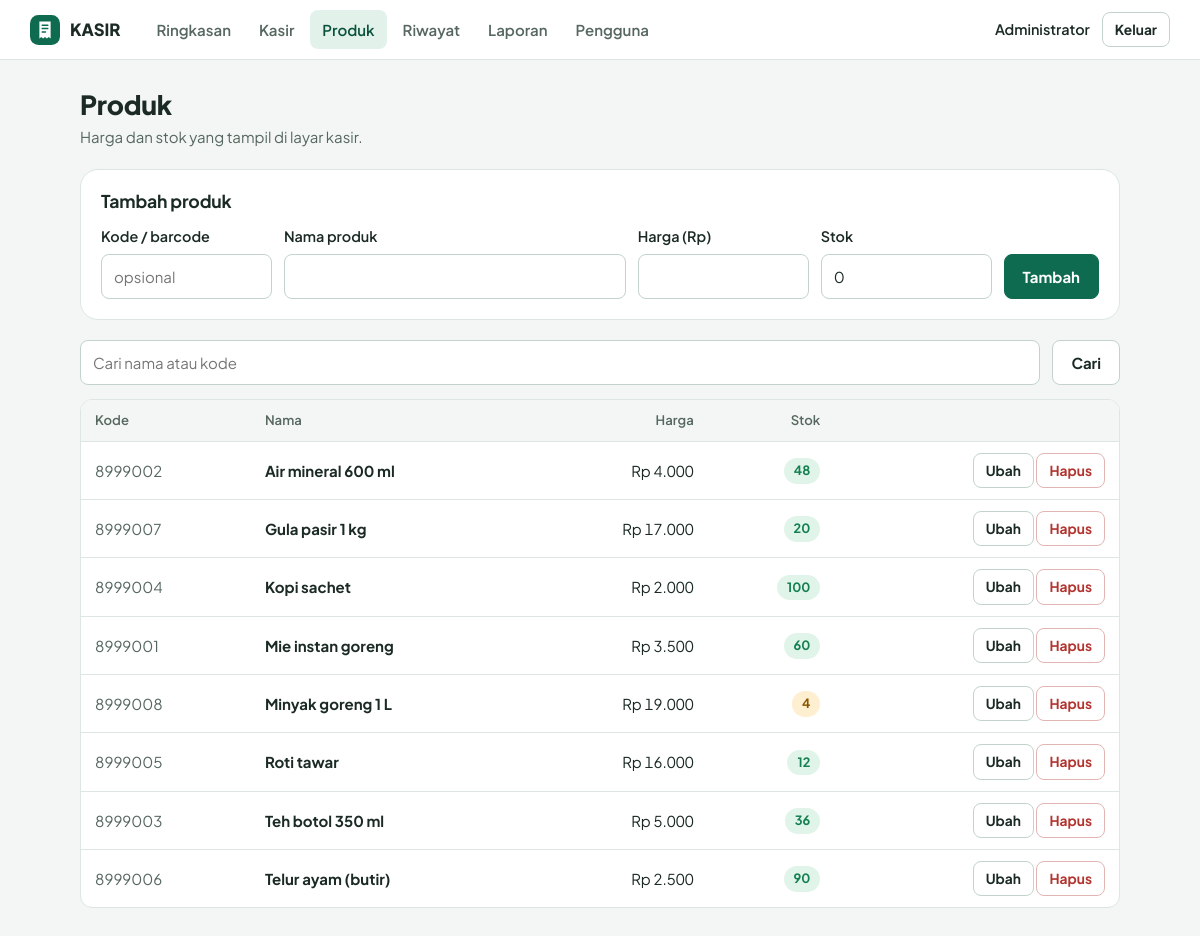
Page /admin/produk.php (signed in) on the committed database.
### tables this page shows
CREATE TABLE IF NOT EXISTS produk (
  id INT AUTO_INCREMENT PRIMARY KEY,
  kode VARCHAR(30) NULL UNIQUE,
  nama VARCHAR(100) NOT NULL,
  harga DECIMAL(12,2) NOT NULL,
  stok INT NOT NULL DEFAULT 0
);

### config/auth.php (called while the page is built, shortened)
<?php
function h($s) {
    return htmlspecialchars((string)$s, ENT_QUOTES, 'UTF-8');
}

### config/koneksi.php (called while the page is built, shortened)
<?php
function db_all($k, $sql, $types = '', $params = []) {
    $st = mysqli_prepare($k, $sql);
    mysqli_stmt_execute($st);
    $r = mysqli_stmt_get_result($st);
    $rows = $r ? mysqli_fetch_all($r, MYSQLI_ASSOC) : [];
    return $rows;
}

### admin/produk.php (the view, shortened to what this page needs)
<?php
require '../config/koneksi.php';
require '../config/auth.php';
require '../config/layout.php';
$edit = null;
$q = trim($_GET['q'] ?? '');
if ($q !== '') {
    $like = '%' . $q . '%';
    $produk = db_all($koneksi, "SELECT * FROM produk WHERE nama LIKE ? OR kode LIKE ? ORDER BY nama ASC", 'ss', [$like, $like]);
} else {
    $produk = db_all($koneksi, "SELECT * FROM produk ORDER BY nama ASC");
}
page_start('Produk', '../');
?>
  <div class='page-head'>
    <div>
      <h1>Produk</h1>
      <p>Harga dan stok yang tampil di layar kasir.</p>
    </div>
  </div>
  <section class='panel'>
    <h2><?php echo $edit ? 'Ubah produk' : 'Tambah produk'; ?></h2>
    <form method='post' class='row-form'>
      <div style='flex:1;min-width:130px'><label for='kode'>Kode / barcode</label><input type='text' id='kode' name='kode' maxlength='30' value='<?php echo h($edit['kode'] ?? ''); ?>' placeholder='opsional'></div>
      <div style='flex:2;min-width:200px'><label for='nama'>Nama produk</label><input type='text' id='nama' name='nama' maxlength='100' required value='<?php echo h($edit['nama'] ?? ''); ?>'></div>
      <div style='flex:1;min-width:120px'><label for='harga'>Harga (Rp)</label><input type='number' id='harga' name='harga' min='1' step='any' required value='<?php echo $edit ? (float)$edit['harga'] : ''; ?>'></div>
      <div style='flex:1;min-width:100px'><label for='stok'>Stok</label><input type='number' id='stok' name='stok' min='0' step='1' required value='<?php echo $edit ? (int)$edit['stok'] : '0'; ?>'></div>
      <button class='btn' type='submit'><?php echo $edit ? 'Simpan perubahan' : 'Tambah'; ?></button>
    </form>
  </section>
  <form method='get' class='filter' style='margin-bottom:14px'>
    <div style='flex:1'><label class='sr-only' for='q'>Cari produk</label><input type='search' id='q' name='q' value='<?php echo h($q); ?>' placeholder='Cari nama atau kode'></div>
    <button class='btn btn-ghost' type='submit'>Cari</button>
  </form>
  <?php if (!$produk): ?>
    <div class='panel empty'><p><?php echo $q !== '' ? 'Tidak ada produk yang cocok.' : 'Belum ada produk. Tambahkan produk pertama di atas.'; ?></p></div>
  <?php else: ?>
  <div class='table-wrap'>
    <table>
      <thead><tr><th>Kode</th><th>Nama</th><th class='right'>Harga</th><th class='right'>Stok</th><th></th></tr></thead>
      <tbody>
      <?php foreach ($produk as $p): $s = (int)$p['stok']; ?>
        <tr>
          <td class='muted'><?php echo h($p['kode'] ?? '-'); ?></td>
          <td><b><?php echo h($p['nama']); ?></b></td>
          <td class='right num'><?php echo rupiah($p['harga']); ?></td>
          <td class='right'><span class='badge <?php echo $s === 0 ? 'badge-bad' : ($s <= STOK_MENIPIS ? 'badge-warn' : 'badge-ok'); ?>'><?php echo $s === 0 ? 'Habis' : $s; ?></span></td>
          <td class='actions right'>
            <a class='btn btn-ghost btn-sm' href='produk.php?edit=<?php echo (int)$p['id']; ?>'>Ubah</a>
            <form method='post' class='inline-form' onsubmit="return confirm('Hapus produk ini? Riwayat transaksi tetap tersimpan.');">
              <button class='btn btn-danger btn-sm' type='submit'>Hapus</button>
            </form>
          </td>
        </tr>
      <?php endforeach; ?>
      </tbody>
    </table>
  </div>
  <?php endif; ?>
<?php page_end(); ?>

### config/layout.php (shortened to what this page needs)
<?php
require_once __DIR__ . '/auth.php';
function rupiah($n) {
    return 'Rp ' . number_format((float)$n, 0, ',', '.');
}
function brand_mark() {
    return "<svg class='mark' viewBox='0 0 32 32' width='30' height='30' aria-hidden='true'>"
        . "<rect width='32' height='32' rx='9' fill='currentColor'/>"
        . "<path d='M10 7h12v18l-2-1.5-2 1.5-2-1.5-2 1.5-2-1.5-2 1.5z' fill='#fff'/>"
        . "<path d='M13 11h6M13 14.5h6M13 18h3.5' stroke='currentColor' stroke-width='1.6' stroke-linecap='round' fill='none'/></svg>";
}
function html_head($title, $root, $body_class = '') {
    $v = @filemtime(__DIR__ . '/../css/style.css') ?: 1;
    echo "<!doctype html><html lang='id'><head><meta charset='utf-8'>"
        . "<meta name='viewport' content='width=device-width, initial-scale=1'>"
        . "<title>" . h($title) . " - " . h(NAMA_TOKO) . "</title>"
        . "<link rel='preconnect' href='https://fonts.googleapis.com'>"
        . "<link rel='preconnect' href='https://fonts.gstatic.com' crossorigin>"
        . "<link href='https://fonts.googleapis.com/css2?family=Plus+Jakarta+Sans:wght@400;500;600;700;800&display=swap' rel='stylesheet'>"
        . "<link rel='stylesheet' href='" . $root . "css/style.css?v=" . $v . "'></head>"
        . "<body" . ($body_class ? " class='" . h($body_class) . "'" : '') . ">";
}
function page_start($title, $root = '', $wide = false) {
    $cur = basename($_SERVER['SCRIPT_NAME']);
    if (is_admin()) {
        $items = [
            $root . 'admin/dashboard.php' => 'Ringkasan',
            $root . 'pos.php' => 'Kasir',
            $root . 'admin/produk.php' => 'Produk',
            $root . 'riwayat.php' => 'Riwayat',
            $root . 'admin/laporan.php' => 'Laporan',
            $root . 'admin/pengguna.php' => 'Pengguna',
        ];
    } else {
        $items = [$root . 'pos.php' => 'Kasir', $root . 'riwayat.php' => 'Riwayat'];
    }
    html_head($title, $root);
    echo "<header class='topbar'><div class='topbar-in'>";
    echo "<a class='brand' href='" . h(array_key_first($items)) . "'>" . brand_mark() . "<span>" . h(NAMA_TOKO) . "</span></a>";
    echo "<nav class='nav' aria-label='Menu utama'>";
    foreach ($items as $href => $label) {
        $on = (basename($href) === $cur) ? " aria-current='page'" : '';
        echo "<a href='" . h($href) . "'" . $on . ">" . h($label) . "</a>";
    }
    echo "</nav><div class='who'><span class='who-name'>" . h(($_SESSION['nama'] ?? '') ?: 'Pengguna')
        . "</span><a class='btn btn-ghost btn-sm' href='" . $root . "logout.php'>Keluar</a></div>";
    echo "</div></header><main class='wrap" . ($wide ? " wide" : "") . "'>";
}
function page_end() {
    echo "</main></body></html>";
}

### css/style.css (style rules this page uses)
:root { --ink: #1b2a24; --ink-2: #55675e; --line: #dde6e1; --bg: #f3f6f4; --paper: #ffffff; --brand: #0f6b4f; --brand-d: #0b523d; --brand-tint: #e2f2eb; --ok: #14804f; --ok-bg: #e1f4ea; --warn: #8a5700; --warn-bg: #fdefcf; --bad: #b3342f; --bad-bg: #fbe4e2; --info: #1d5fa8; --info-bg: #e3eefb; --r-s: 8px; --r-m: 12px; --r-l: 18px; --font: 'Plus Jakarta Sans', system-ui, -apple-system, 'Segoe UI', Roboto, Arial, sans-serif; }
* { box-sizing: border-box; }
html { -webkit-text-size-adjust: 100%; }
body { margin: 0; font-family: var(--font); font-size: 15px; line-height: 1.55; color: var(--ink); background: var(--bg); }
a { color: var(--brand); text-decoration: none; }
h1, h2, h3 { margin: 0; line-height: 1.25; letter-spacing: -0.01em; }
h1 { font-size: 1.65rem; font-weight: 800; }
h2 { font-size: 1.1rem; font-weight: 700; }
p { margin: 0; }
.muted { color: var(--ink-2); }
.right { text-align: right; }
.num { font-variant-numeric: tabular-nums; white-space: nowrap; }
.topbar { background: var(--paper); border-bottom: 1px solid var(--line); position: sticky; top: 0; z-index: 10; }
.topbar-in { max-width: 1180px; margin: 0 auto; padding: 10px 20px; display: flex; align-items: center; gap: 24px; flex-wrap: wrap; }
.brand { display: inline-flex; align-items: center; gap: 10px; font-weight: 800; font-size: 1.05rem; color: var(--ink); }
.mark { color: var(--brand); flex: none; }
.nav { display: flex; gap: 4px; flex: 1; flex-wrap: wrap; }
.nav a { padding: 8px 12px; border-radius: var(--r-s); color: var(--ink-2); font-weight: 600; }
.nav a[aria-current='page'] { background: var(--brand-tint); color: var(--brand-d); }
.who { display: flex; align-items: center; gap: 12px; }
.who-name { font-weight: 600; font-size: 0.9rem; }
.wrap { max-width: 1080px; margin: 0 auto; padding: 28px 20px 64px; }
.page-head { display: flex; justify-content: space-between; align-items: flex-end; gap: 16px; flex-wrap: wrap; margin-bottom: 20px; }
.page-head p { margin-top: 4px; color: var(--ink-2); }
.panel { background: var(--paper); border: 1px solid var(--line); border-radius: var(--r-l); padding: 20px; margin-bottom: 20px; }
.panel > h2 { margin-bottom: 14px; }
.table-wrap { overflow-x: auto; border: 1px solid var(--line); border-radius: var(--r-m); background: var(--paper); margin-bottom: 20px; }
table { width: 100%; border-collapse: collapse; }
th { text-align: left; font-size: 0.82rem; font-weight: 600; color: var(--ink-2); background: var(--bg); padding: 10px 14px; border-bottom: 1px solid var(--line); white-space: nowrap; }
td { padding: 11px 14px; border-bottom: 1px solid var(--line); vertical-align: middle; }
tbody tr:last-child td { border-bottom: 0; }
td.actions { white-space: nowrap; }
.badge { display: inline-block; padding: 3px 10px; border-radius: 999px; font-size: 0.8rem; font-weight: 700; background: var(--bg); color: var(--ink-2); }
.badge-ok { background: var(--ok-bg); color: var(--ok); }
.badge-warn { background: var(--warn-bg); color: var(--warn); }
label { font-weight: 600; font-size: 0.9rem; display: block; margin-bottom: 6px; }
input[type=text], input[type=password], input[type=number], input[type=search], input[type=date], select { width: 100%; padding: 10px 12px; font: inherit; color: var(--ink); background: var(--paper); border: 1px solid #c3d3cb; border-radius: var(--r-s); }
.btn { display: inline-flex; align-items: center; justify-content: center; gap: 6px; padding: 10px 18px; font: inherit; font-weight: 700; cursor: pointer; background: var(--brand); color: #fff; border: 1px solid var(--brand); border-radius: var(--r-s); }
.btn-ghost { background: var(--paper); color: var(--ink); border-color: #c3d3cb; }
.btn-danger { background: var(--paper); color: var(--bad); border-color: #e3b5b2; }
.btn-sm { padding: 6px 12px; font-size: 0.86rem; }
.inline-form { display: inline-flex; gap: 6px; align-items: center; margin: 0; }
.row-form, .filter { display: flex; gap: 12px; flex-wrap: wrap; align-items: flex-end; }

### rows in the picture
produk: kode "8999002", nama "Air mineral 600 ml", harga "Rp 4.000", s "48"
produk: kode "8999007", nama "Gula pasir 1 kg", harga "Rp 17.000", s "20"
produk: kode "8999004", nama "Kopi sachet", harga "Rp 2.000", s "100"
produk: kode "8999001", nama "Mie instan goreng", harga "Rp 3.500", s "60"
produk: kode "8999008", nama "Minyak goreng 1 L", harga "Rp 19.000", s "4"
produk: kode "8999005", nama "Roti tawar", harga "Rp 16.000", s "12"
produk: kode "8999003", nama "Teh botol 350 ml", harga "Rp 5.000", s "36"
produk: kode "8999006", nama "Telur ayam (butir)", harga "Rp 2.500", s "90"

### other values in the picture
NAMA_TOKO "KASIR"
$label "Ringkasan"
$label "Kasir"
$label "Produk"
$label "Riwayat"
$label "Laporan"
$label "Pengguna"
